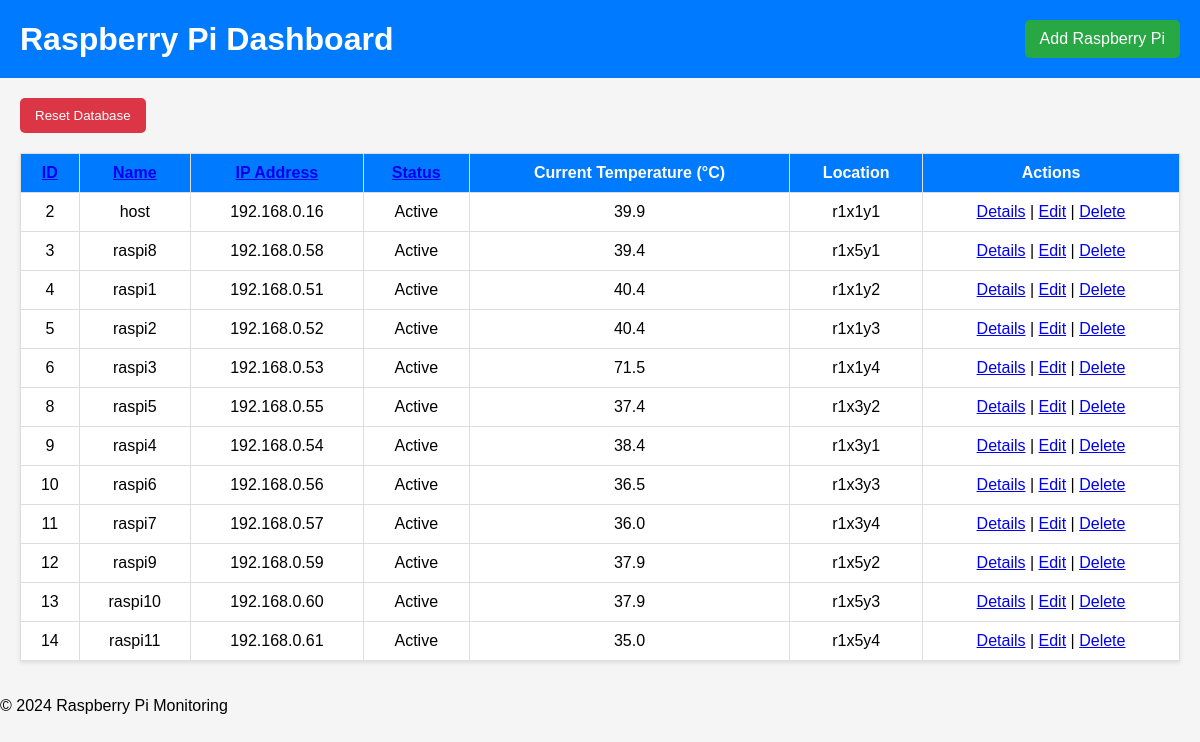
The page / on the database its author committed.
### tables this page shows
CREATE TABLE raspberries (
        id INTEGER PRIMARY KEY AUTOINCREMENT,
        name TEXT NOT NULL,
        ip_address TEXT NOT NULL,
        status TEXT NOT NULL DEFAULT "Inactive",
        current_temperature REAL DEFAULT NULL,
        location TEXT DEFAULT NULL,
        updated_at TIMESTAMP DEFAULT CURRENT_TIMESTAMP
    );

### app/routes.py (the view)
@main.route("/")
def dashboard():
    sort_order = request.args.get('sort', 'id')
    order_by = "r.id"  # デフォルト
    if sort_order == 'ip':
        order_by = "r.ip_address"
    elif sort_order == 'name':
        order_by = "r.name"
    elif sort_order == 'status':
        order_by = "r.status"
    conn = sqlite3.connect('raspberries.db')
    cursor = conn.cursor()
    conn.execute("PRAGMA journal_mode=WAL;")
    query = f'''
    SELECT r.id, r.name, r.ip_address, r.status, r.location,
           (SELECT cpu_temperature FROM cpu_temperature_logs WHERE raspberry_id = r.id ORDER BY timestamp DESC LIMIT 1) AS latest_temp
    FROM raspberries r
    ORDER BY {order_by}
    '''
    cursor.execute(query)
    raspberries = cursor.fetchall()
    conn.commit()
    conn.close()
    return render_template("dashboard.html", raspberries=raspberries)

### app/templates/dashboard.html (shortened to what this page needs)
<!DOCTYPE html>
<html lang="en">
<head>
    <link rel="stylesheet" href="{{ url_for('static', filename='css/style.css') }}">
</head>
<body>
    <header>
        <h1>Raspberry Pi Dashboard</h1>
        <a href="{{ url_for('main.add_raspi') }}" class="add-button">Add Raspberry Pi</a>
    </header>
    <main>
        <div class="container">
            <form action="{{ url_for('main.reset_database') }}" method="post" style="margin-bottom: 20px;">
                <button type="submit" class="reset-button">Reset Database</button>
            </form>
            <table>
                <thead>
                    <tr>
                        <th><a href="{{ url_for('main.dashboard', sort='id') }}">ID</a></th>
                        <th><a href="{{ url_for('main.dashboard', sort='name') }}">Name</a></th>
                        <th><a href="{{ url_for('main.dashboard', sort='ip') }}">IP Address</a></th>
                        <th><a href="{{ url_for('main.dashboard', sort='status') }}">Status</a></th>
                        <th>Current Temperature (°C)</th>
                        <th>Location</th>
                        <th>Actions</th>
                    </tr>
                </thead>
                <tbody>
                    {% for raspi in raspberries %}
                    <tr>
                        <td>{{ raspi[0] }}</td>
                        <td>{{ raspi[1] }}</td>
                        <td>{{ raspi[2] }}</td>
                        <td>{{ raspi[3] }}</td>
                        <td>{{ raspi[5] if raspi[5] else 'N/A' }}</td>
                        <td>{{ raspi[4] }}</td>
                        <td>
                            <a href="/details/{{ raspi[0] }}">Details</a> |
                            <a href="{{ url_for('main.edit_raspi', id=raspi[0]) }}">Edit</a> |
                            <a href="{{ url_for('main.delete_raspi', id=raspi[0]) }}">Delete</a>
                        </td>
                    </tr>
                    {% endfor %}
                </tbody>
            </table>
        </div>
    </main>
    <footer>
        <p>&copy; 2024 Raspberry Pi Monitoring</p>
    </footer>
</body>
</html>

### app/static/css/style.css (style rules this page uses)
body { font-family: Arial, sans-serif; margin: 0; padding: 0; background-color: #f5f5f5; }
header { display: flex; justify-content: space-between; align-items: center; padding: 20px; background-color: #007BFF; color: white; }
h1 { margin: 0; }
.add-button { color: white; text-decoration: none; background-color: #28a745; padding: 10px 15px; border-radius: 5px; }
.container { padding: 20px; }
table { width: 100%; border-collapse: collapse; background: white; margin-top: 20px; box-shadow: 0 2px 4px rgba(0, 0, 0, 0.1); }
th, td { border: 1px solid #ddd; padding: 10px; text-align: center; }
th { background-color: #007BFF; color: white; }
.reset-button { background-color: #dc3545; color: white; padding: 10px 15px; border-radius: 5px; text-decoration: none; border: none; cursor: pointer; }

### rows shown on the page
raspberries: id "2", name "host", ip_address "192.168.0.16", status "Active", raspi "39.9", location "r1x1y1"
raspberries: id "3", name "raspi8", ip_address "192.168.0.58", status "Active", raspi "39.4", location "r1x5y1"
raspberries: id "4", name "raspi1", ip_address "192.168.0.51", status "Active", raspi "40.4", location "r1x1y2"
raspberries: id "5", name "raspi2", ip_address "192.168.0.52", status "Active", raspi "40.4", location "r1x1y3"
raspberries: id "6", name "raspi3", ip_address "192.168.0.53", status "Active", raspi "71.5", location "r1x1y4"
raspberries: id "8", name "raspi5", ip_address "192.168.0.55", status "Active", raspi "37.4", location "r1x3y2"
raspberries: id "9", name "raspi4", ip_address "192.168.0.54", status "Active", raspi "38.4", location "r1x3y1"
raspberries: id "10", name "raspi6", ip_address "192.168.0.56", status "Active", raspi "36.5", location "r1x3y3"
raspberries: id "11", name "raspi7", ip_address "192.168.0.57", status "Active", raspi "36.0", location "r1x3y4"
raspberries: id "12", name "raspi9", ip_address "192.168.0.59", status "Active", raspi "37.9", location "r1x5y2"
raspberries: id "13", name "raspi10", ip_address "192.168.0.60", status "Active", raspi "37.9", location "r1x5y3"
raspberries: id "14", name "raspi11", ip_address "192.168.0.61", status "Active", raspi "35.0", location "r1x5y4"
